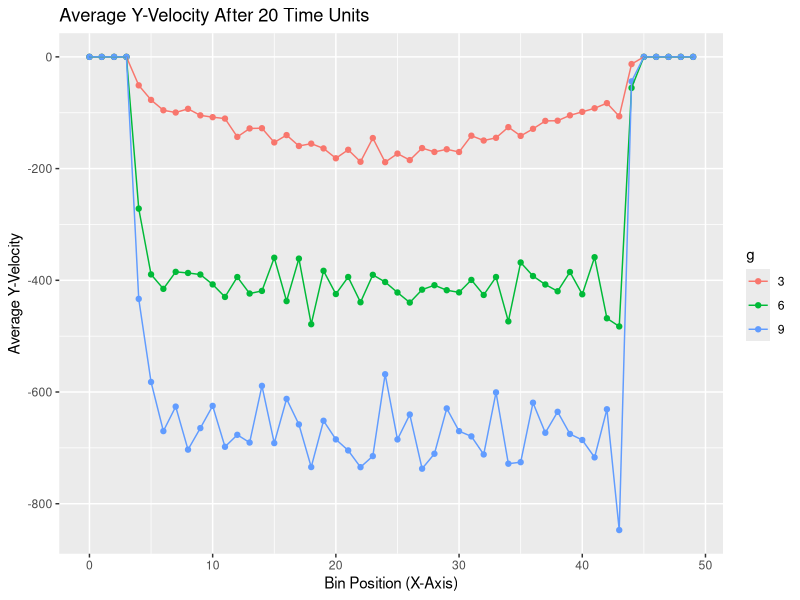

Reproduce this figure in R.
library(ggplot2)
library(dplyr)

g3 <- read.csv("flowg3.csv") |> mutate(g = 3)
g6 <- read.csv("flowg6.csv") |> mutate(g = 6)
g9 <- read.csv("flowg9.csv") |> mutate(g = 9)

data <- bind_rows(g3, g6, g9)


processed_data <- data |>
  mutate(iteration = as.factor(iteration), g = as.factor(g)) |>
  filter(iteration == 40000)

processed_data |>
  ggplot(aes(bin, avg_velocity_y, color = g)) +
  geom_point() +
  geom_line() +
  labs(x="Bin Position (X-Axis)", y="Average Y-Velocity", title="Average Y-Velocity After 20 Time Units")
 